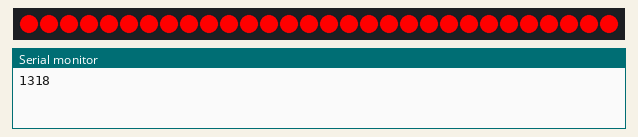
Bench run of a program on a simulated ESP32. Shown: 30 RGB LEDs in strip order, left to right, the last lines printed to the serial monitor. Random numbers use the default seed unless the program sets one.

Above: at 0.2 s.
At 10.2 s:
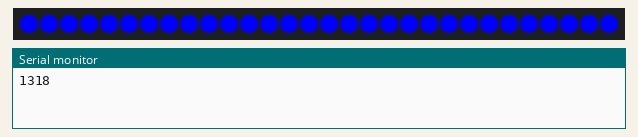
At 15.2 s:
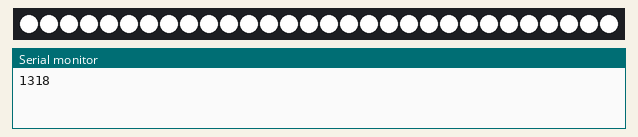
At 25.2 s:
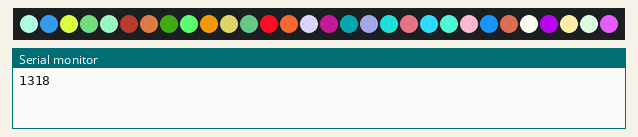
At 35.3 s:
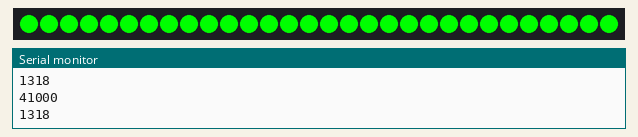

The program:

main.cpp
```cpp
#include <Arduino.h>
#include "hw.h"

#include <NeoPixelBrightnessBus.h>
NeoPixelBrightnessBus<NeoGrbwFeature, NeoEsp32Rmt0Sk6812Method> strip(LED_COUNT, LED_PIN);

void setup() {
    Serial.begin(115200);

    strip.Begin();
    strip.SetBrightness(255);
    strip.Show();
}

RgbColor green(0, 0x80, 0);
RgbColor black(0);
RgbwColor p;

void loop()
{
    strip.ClearTo(black);
    strip.Show();
    delay(100);

    uint32_t startOfCycle;
    uint32_t endOfCycle;

    startOfCycle = micros();
    for (uint8_t i = 0; i < LED_COUNT; i++)
    {
        strip.SetPixelColor(i, {255, 0, 0, 0});
    }
    strip.Show();
    endOfCycle = micros();

    // Display time in micros of one cycle
    Serial.println(endOfCycle - startOfCycle);

    delay(5000);

    for (uint8_t i = 0; i < LED_COUNT; i++)
    {
        strip.SetPixelColor(i, {0, 255, 0, 0});
    }
    strip.Show();
    delay(5000);

    for (uint8_t i = 0; i < LED_COUNT; i++)
    {
        strip.SetPixelColor(i, {0, 0, 255, 0});
    }
    strip.Show();
   delay(5000);

    for (uint8_t i = 0; i < LED_COUNT; i++)
    {
        strip.SetPixelColor(i, {0, 0, 0, 255});
    }
    strip.Show();
   delay(5000);

    for (uint8_t i = 0; i < LED_COUNT; i++)
    {
        strip.SetPixelColor(i, {255, 255, 255, 255});
    }
    strip.Show();
   delay(5000);

       for (uint8_t i = 0; i < LED_COUNT; i++)
    {
        strip.SetPixelColor(i, {(char)random(0,256), (char)random(0,256), (char)random(0,256), 0});
    }
    strip.Show();
    delay(5000);

    strip.ClearTo(black);
    strip.Show();

    // Print RAM usage
    Serial.println(ESP.getFreeHeap());
}
```

hw.h
```cpp
// Connect theWS2812B LED strip here
#define LED_PIN 4

#define LED_COUNT 30
```

Measured:
- what the display in image 0 shows lasts 5.0 s, from 0.1 s to 5.1 s
- what the display in image 2 shows lasts 10.0 s, from 15.1 s to 25.1 s
